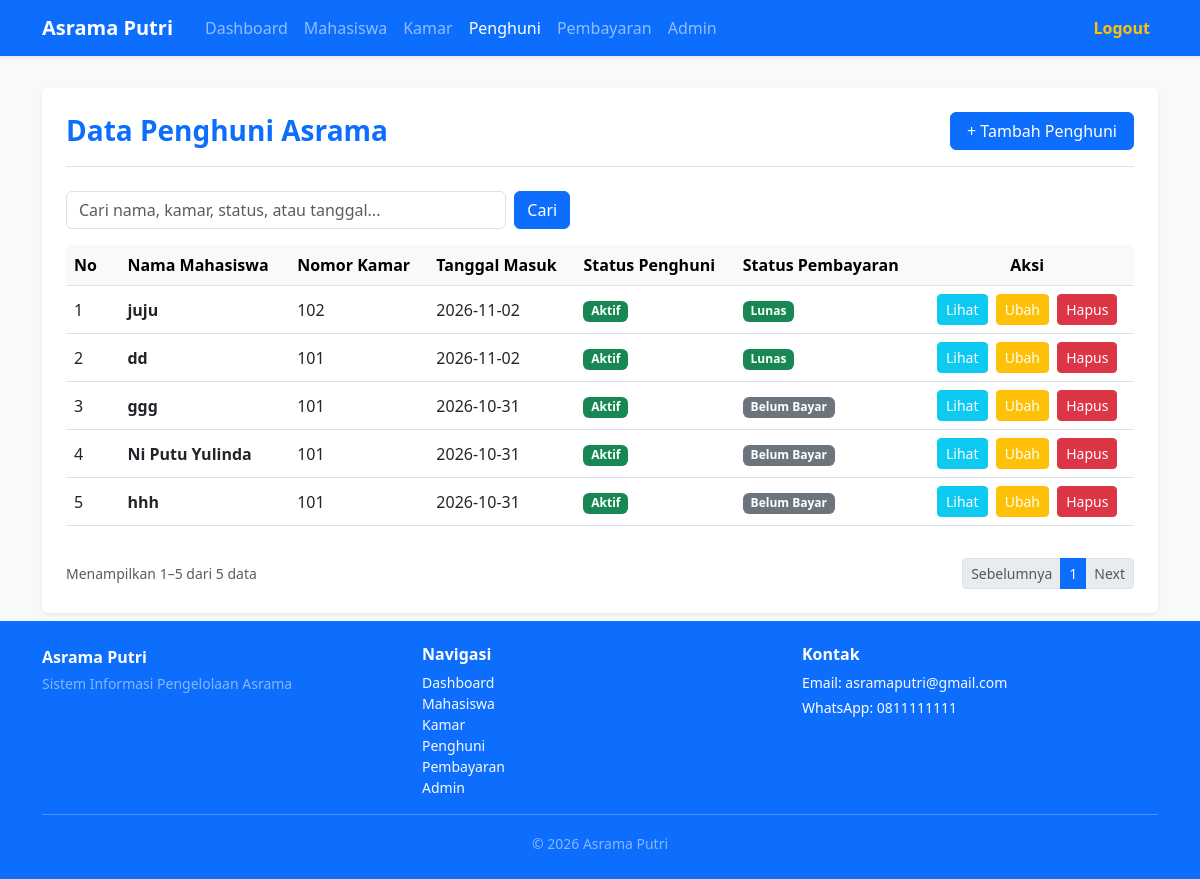
/index.php?controller=penghuni&action=index (signed in), run on the app's committed database.
### tables this page shows
CREATE TABLE `tb_pembayaran` (
  `id_pembayaran` int NOT NULL,
  `id_penghuni` int NOT NULL,
  `bulan_bayar` varchar(20) NOT NULL,
  `jumlah_bayar` decimal(10,2) NOT NULL,
  `tanggal_bayar` date NOT NULL,
  `status_bayar` enum('Lunas','Belum Lunas') DEFAULT 'Lunas'
);

CREATE TABLE `tb_penghuni` (
  `id_penghuni` int NOT NULL,
  `id_mahasiswa` int NOT NULL,
  `id_kamar` int NOT NULL,
  `tanggal_masuk` date NOT NULL,
  `status_penghuni` enum('Aktif','Keluar') DEFAULT 'Aktif'
);

### controllers/PenghuniController.php (called while the page is built, shortened)
<?php
require_once 'models/PenghuniModel.php';
class PenghuniController {
    private $penghuniModel;
    public function __construct($db) {
        $this->penghuniModel = new PenghuniModel($db);
    }
    public function index() {
        $search = isset($_GET['q']) && is_string($_GET['q']) ? trim($_GET['q']) : '';
        $requestedPage = filter_var($_GET['page'] ?? 1, FILTER_VALIDATE_INT, ['options' => ['min_range' => 1]]);
        $perPage = 10;
        $totalRecords = $this->penghuniModel->countFiltered($search);
        $totalPages = max(1, (int)ceil($totalRecords / $perPage));
        $currentPage = min($requestedPage ?: 1, $totalPages);
        $offset = ($currentPage - 1) * $perPage;
        $dataPenghuni = $this->penghuniModel->getPaginated($search, $perPage, $offset);
        require_once 'views/penghuni/index.php';
    }
}
?>

### models/PenghuniModel.php (called while the page is built, shortened)
<?php
class PenghuniModel {
    private $db;
    public function __construct($db) {
        $this->db = $db;
    }
    public function getPaginated($search, $limit, $offset) {
        $query = "SELECT tb_penghuni.*,
                         COALESCE(tb_mahasiswa.nama, '-') AS nama_mahasiswa,
                         COALESCE(tb_kamar.nomor_kamar, '-') AS nomor_kamar,
                         tb_pembayaran.status_bayar AS status_pembayaran,
                         tb_pembayaran.bulan_bayar
                  FROM tb_penghuni
                  LEFT JOIN tb_mahasiswa ON tb_penghuni.id_mahasiswa = tb_mahasiswa.id_mahasiswa
                  LEFT JOIN tb_kamar ON tb_penghuni.id_kamar = tb_kamar.id_kamar
                  LEFT JOIN tb_pembayaran ON tb_penghuni.id_penghuni = tb_pembayaran.id_penghuni
                  WHERE tb_mahasiswa.nama LIKE :name_search OR tb_kamar.nomor_kamar LIKE :room_search
                     OR tb_penghuni.status_penghuni LIKE :resident_status_search OR tb_penghuni.tanggal_masuk LIKE :date_search
                     OR tb_pembayaran.status_bayar LIKE :payment_status_search OR tb_pembayaran.bulan_bayar LIKE :month_search
                  ORDER BY tb_penghuni.id_penghuni DESC
                  LIMIT :limit OFFSET :offset";
        $stmt = $this->db->prepare($query);
        $term = '%' . $search . '%';
        $stmt->bindValue(':name_search', $term, PDO::PARAM_STR);
        $stmt->bindValue(':room_search', $term, PDO::PARAM_STR);
        $stmt->bindValue(':resident_status_search', $term, PDO::PARAM_STR);
        $stmt->bindValue(':date_search', $term, PDO::PARAM_STR);
        $stmt->bindValue(':payment_status_search', $term, PDO::PARAM_STR);
        $stmt->bindValue(':month_search', $term, PDO::PARAM_STR);
        $stmt->bindValue(':limit', (int)$limit, PDO::PARAM_INT);
        $stmt->bindValue(':offset', (int)$offset, PDO::PARAM_INT);
        $stmt->execute();
        return $stmt->fetchAll(PDO::FETCH_ASSOC);
    }
    public function countFiltered($search) {
        $query = "SELECT COUNT(*)
                  FROM tb_penghuni
                  LEFT JOIN tb_mahasiswa ON tb_penghuni.id_mahasiswa = tb_mahasiswa.id_mahasiswa
                  LEFT JOIN tb_kamar ON tb_penghuni.id_kamar = tb_kamar.id_kamar
                  LEFT JOIN tb_pembayaran ON tb_penghuni.id_penghuni = tb_pembayaran.id_penghuni
                  WHERE tb_mahasiswa.nama LIKE :name_search OR tb_kamar.nomor_kamar LIKE :room_search
                     OR tb_penghuni.status_penghuni LIKE :resident_status_search OR tb_penghuni.tanggal_masuk LIKE :date_search
                     OR tb_pembayaran.status_bayar LIKE :payment_status_search OR tb_pembayaran.bulan_bayar LIKE :month_search";
        $stmt = $this->db->prepare($query);
        $term = '%' . $search . '%';
        $stmt->execute([
            'name_search' => $term,
            'room_search' => $term,
            'resident_status_search' => $term,
            'date_search' => $term,
            'payment_status_search' => $term,
            'month_search' => $term
        ]);
        return (int)$stmt->fetchColumn();
    }
}
?>

### views/penghuni/index.php (the view, shortened to what this page needs)
<!DOCTYPE html>
<html lang="id">
<head>
    <link href="https://cdn.jsdelivr.net/npm/bootstrap@5.3.0/dist/css/bootstrap.min.css" rel="stylesheet">
</head>
<body class="bg-light d-flex flex-column min-vh-100">
<nav class="navbar navbar-expand-lg navbar-dark bg-primary mb-4 shadow-sm">
    <div class="container">
        <a class="navbar-brand fw-bold me-4" href="index.php?controller=dashboard&action=index">Asrama Putri</a>
        <div class="collapse navbar-collapse" id="navbarNav">
            <ul class="navbar-nav me-auto mb-2 mb-lg-0">
                <li class="nav-item">
                    <a class="nav-link" href="index.php?controller=dashboard&action=index">Dashboard</a>
                </li>
                <li class="nav-item">
                    <a class="nav-link" href="index.php?controller=mahasiswa&action=index">Mahasiswa</a>
                </li>
                <li class="nav-item">
                    <a class="nav-link" href="index.php?controller=kamar&action=index">Kamar</a>
                </li>
                <li class="nav-item">
                    <a class="nav-link active" href="index.php?controller=penghuni&action=index">Penghuni</a>
                </li>
                <li class="nav-item">
                    <a class="nav-link" href="index.php?controller=pembayaran&action=index">Pembayaran</a>
                </li>
                <li class="nav-item">
                    <a class="nav-link" href="index.php?controller=admin&action=index">Admin</a>
                </li>
            </ul>
            <ul class="navbar-nav ms-auto">
                <li class="nav-item">
                    <a class="nav-link text-warning fw-semibold" href="index.php?controller=auth&action=logout" onclick="return confirm('Yakin ingin keluar dari sistem?')">Logout</a>
                </li>
            </ul>
        </div>
    </div>
</nav>
<div class="container py-2">
    <div class="card shadow-sm border-0 p-4">
        <div class="d-flex justify-content-between align-items-center mb-4 border-bottom pb-3">
            <h3 class="fw-bold text-primary mb-0">Data Penghuni Asrama</h3>
            <a href="index.php?controller=penghuni&action=create" class="btn btn-primary px-3">+ Tambah Penghuni</a>
        </div>
        <?php $searchPlaceholder = 'Cari nama, kamar, status, atau tanggal...'; include 'views/layouts/search.php'; ?>
        <div class="table-responsive">
            <table class="table table-hover align-middle">
                <thead class="table-light">
                    <tr>
                        <th scope="col" style="width: 5%;">No</th>
                        <th scope="col">Nama Mahasiswa</th>
                        <th scope="col">Nomor Kamar</th>
                        <th scope="col">Tanggal Masuk</th>
                        <th scope="col">Status Penghuni</th>
                        <th scope="col">Status Pembayaran</th>
                        <th scope="col" class="text-center" style="width: 20%;">Aksi</th>
                    </tr>
                </thead>
                <tbody>
                    <?php if (!empty($dataPenghuni)): ?>
                        <?php $no = $offset + 1; foreach ($dataPenghuni as $penghuni): ?>
                            <tr>
                                <td><?= $no++; ?></td>
                                <td class="fw-semibold"><?= htmlspecialchars($penghuni['nama_mahasiswa'] ?? '-'); ?></td>
                                <td><?= htmlspecialchars($penghuni['nomor_kamar'] ?? '-'); ?></td>
                                <td><?= htmlspecialchars($penghuni['tanggal_masuk'] ?? '-'); ?></td>
                                <td>
                                    <span class="badge bg-success"><?= htmlspecialchars($penghuni['status_penghuni'] ?? 'Aktif'); ?></span>
                                </td>
                                <td>
                                    <?php
                                        $statusBayar = $penghuni['status_pembayaran'] ?? '';
                                        if ($statusBayar == 'Lunas'):
                                    ?>
                                        <span class="badge bg-success">Lunas</span>
                                    <?php elseif ($statusBayar == 'Belum Lunas'): ?>
                                        <span class="badge bg-danger">Belum Lunas</span>
                                    <?php else: ?>
                                        <span class="badge bg-secondary">Belum Bayar</span>
                                    <?php endif; ?>
                                </td>
                                <td class="text-center">
                                    <a href="index.php?controller=penghuni&action=detail&id=<?= urlencode($penghuni['id_penghuni']); ?>" class="btn btn-info btn-sm text-white px-2 py-1 me-1">Lihat</a>
                                    <a href="index.php?controller=penghuni&action=edit&id=<?= $penghuni['id_penghuni']; ?>" class="btn btn-warning btn-sm text-white px-2 py-1 me-1">Ubah</a>
                                    <a href="index.php?controller=penghuni&action=delete&id=<?= $penghuni['id_penghuni']; ?>" class="btn btn-danger btn-sm px-2 py-1" onclick="return confirm('Yakin ingin menghapus data penghuni ini?')">Hapus</a>
                                </td>
                            </tr>
                        <?php endforeach; ?>
                    <?php else: ?>
                        <tr>
                            <td colspan="7" class="text-center text-muted py-4">Belum ada data penghuni ditemukan.</td>
                        </tr>
                    <?php endif; ?>
                </tbody>
            </table>
        </div>
        <?php include 'views/layouts/pagination.php'; ?>
    </div>
</div>
<?php include 'views/layouts/footer-content.php'; ?>
</body>
</html>

### data on the page
tb_pembayaran: nama_mahasiswa "juju", nomor_kamar "102", id_penghuni.tanggal_masuk "2026-11-02", id_penghuni.status_penghuni "Aktif", status_bayar "Lunas"
tb_pembayaran: nama_mahasiswa "dd", nomor_kamar "101", id_penghuni.tanggal_masuk "2026-11-02", id_penghuni.status_penghuni "Aktif", status_bayar "Lunas"
tb_penghuni: nama_mahasiswa "ggg", nomor_kamar "101", tanggal_masuk "2026-10-31", status_penghuni "Aktif", shows "Belum Bayar"
tb_penghuni: nama_mahasiswa "Ni Putu Yulinda", nomor_kamar "101", tanggal_masuk "2026-10-31", status_penghuni "Aktif", shows "Belum Bayar"
tb_penghuni: nama_mahasiswa "hhh", nomor_kamar "101", tanggal_masuk "2026-10-31", status_penghuni "Aktif", shows "Belum Bayar"

### other printed values
$startRecord "1"
$endRecord "5"
$totalRecords "5"
